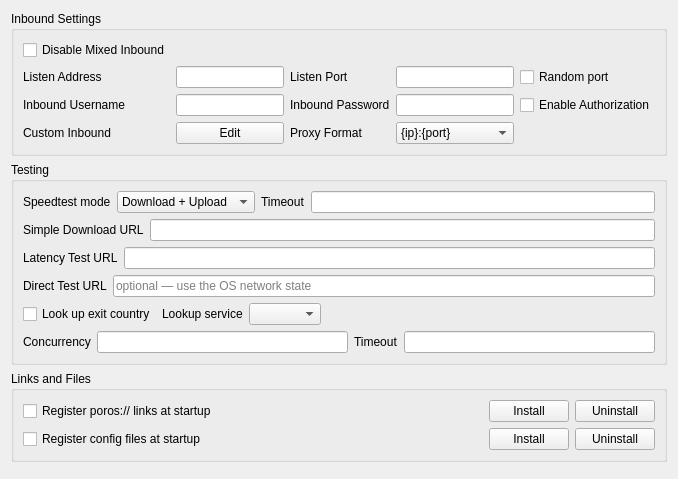
     <widget class="QWidget" name="tab_1">
      <attribute name="title">
       <string>Common</string>
      </attribute>
      <layout class="QVBoxLayout" name="verticalLayout_2">
       <item>
        <widget class="QGroupBox" name="groupBox_5">
         <property name="sizePolicy">
          <sizepolicy hsizetype="Preferred" vsizetype="Preferred">
           <horstretch>0</horstretch>
           <verstretch>0</verstretch>
          </sizepolicy>
         </property>
         <property name="title">
          <string>Inbound Settings</string>
         </property>
         <layout class="QGridLayout" name="gridLayout_9">
          <item row="2" column="5">
           <widget class="QCheckBox" name="inbound_auth">
            <property name="text">
             <string>Enable Authorization</string>
            </property>
           </widget>
          </item>
          <item row="1" column="4">
           <widget class="QLineEdit" name="inbound_socks_port">
            <property name="sizePolicy">
             <sizepolicy hsizetype="Preferred" vsizetype="Fixed">
              <horstretch>0</horstretch>
              <verstretch>0</verstretch>
             </sizepolicy>
            </property>
           </widget>
          </item>
          <item row="4" column="1">
           <widget class="QLabel" name="label_11">
            <property name="text">
             <string>Custom Inbound</string>
            </property>
           </widget>
          </item>
          <item row="4" column="2">
           <widget class="QPushButton" name="custom_inbound_edit">
            <property name="text">
             <string>Edit</string>
            </property>
           </widget>
          </item>
          <item row="2" column="1">
           <widget class="QLabel" name="inbound_user_l">
            <property name="text">
             <string>Inbound Username</string>
            </property>
           </widget>
          </item>
          <item row="0" column="1">
           <widget class="QCheckBox" name="disable_mixed_inbound">
            <property name="text">
             <string>Disable Mixed Inbound</string>
            </property>
           </widget>
          </item>
          <item row="2" column="4">
           <widget class="QLineEdit" name="inbound_pass"/>
          </item>
          <item row="2" column="2">
           <widget class="QLineEdit" name="inbound_user"/>
          </item>
          <item row="1" column="5">
           <widget class="QCheckBox" name="random_listen_port">
            <property name="toolTip">
             <string>&lt;html&gt;&lt;head/&gt;&lt;body&gt;&lt;p&gt;Selects a random available port on every run&lt;/p&gt;&lt;/body&gt;&lt;/html&gt;</string>
            </property>
            <property name="text">
             <string>Random port</string>
            </property>
           </widget>
          </item>
          <item row="1" column="3">
           <widget class="QLabel" name="inbound_socks_port_l">
            <property name="toolTip">
             <string>&lt;html&gt;&lt;head/&gt;&lt;body&gt;&lt;p&gt;Socks
                                                                + HTTP Proxy&lt;/p&gt;&lt;/body&gt;&lt;/html&gt;
                                                            </string>
            </property>
            <property name="text">
             <string>Listen Port</string>
            </property>
           </widget>
          </item>
          <item row="1" column="1">
           <widget class="QLabel" name="label">
            <property name="text">
             <string>Listen Address</string>
            </property>
           </widget>
          </item>
          <item row="2" column="3">
           <widget class="QLabel" name="inbound_pass_l">
            <property name="text">
             <string>Inbound Password</string>
            </property>
           </widget>
          </item>
          <item row="4" column="4">
           <widget class="QComboBox" name="proxy_scheme">
            <item>
             <property name="text">
              <string notr="true">{ip}:{port}</string>
             </property>
            </item>
            <item>
             <property name="text">
              <string notr="true">http://{ip}:{port}</string>
             </property>
            </item>
            <item>
             <property name="text">
              <string notr="true">socks={ip}:{port}</string>
             </property>
            </item>
           </widget>
          </item>
          <item row="4" column="3">
           <widget class="QLabel" name="proxy_scheme_l">
            <property name="text">
             <string>Proxy Format</string>
            </property>
           </widget>
          </item>
          <item row="1" column="2">
           <widget class="QLineEdit" name="inbound_address"/>
          </item>
         </layout>
        </widget>
       </item>
       <item>
        <widget class="QGroupBox" name="groupBox_testing">
         <property name="title">
          <string>Testing</string>
         </property>
         <layout class="QVBoxLayout" name="verticalLayout_8">
          <item>
           <layout class="QHBoxLayout" name="horizontalLayout_10">
            <item>
             <widget class="QLabel" name="label_12">
              <property name="text">
               <string>Speedtest mode</string>
              </property>
             </widget>
            </item>
            <item>
             <widget class="QComboBox" name="speedtest_mode">
              <item>
               <property name="text">
                <string>Download + Upload</string>
               </property>
              </item>
              <item>
               <property name="text">
                <string>Only Download</string>
               </property>
              </item>
              <item>
               <property name="text">
                <string>Only Upload</string>
               </property>
              </item>
              <item>
               <property name="text">
                <string>Simple Download</string>
               </property>
              </item>
              <item>
               <property name="text">
                <string>Only Country</string>
               </property>
              </item>
             </widget>
            </item>
            <item>
             <widget class="QLabel" name="label_19">
              <property name="toolTip">
               <string>&lt;html&gt;&lt;head/&gt;&lt;body&gt;&lt;p&gt;timeout in milliseconds&lt;br/&gt;applies to all tests individually&lt;/p&gt;&lt;/body&gt;&lt;/html&gt;</string>
              </property>
              <property name="text">
               <string>Timeout</string>
              </property>
             </widget>
            </item>
            <item>
             <widget class="QLineEdit" name="test_timeout"/>
            </item>
           </layout>
          </item>
          <item>
           <layout class="QHBoxLayout" name="horizontalLayout_9">
            <item>
             <widget class="QLabel" name="label_16">
              <property name="text">
               <string>Simple Download URL</string>
              </property>
             </widget>
            </item>
            <item>
             <widget class="QLineEdit" name="simple_down_url"/>
            </item>
           </layout>
          </item>
          <item>
           <layout class="QHBoxLayout" name="horizontalLayout_6">
            <item>
             <widget class="QLabel" name="label_13">
              <property name="text">
               <string>Latency Test URL</string>
              </property>
             </widget>
            </item>
            <item>
             <widget class="QLineEdit" name="test_latency_url"/>
            </item>
           </layout>
          </item>
          <item>
           <layout class="QHBoxLayout" name="horizontalLayout_direct_test">
            <item>
             <widget class="QLabel" name="label_direct_test_url">
              <property name="toolTip">
               <string>&lt;html&gt;&lt;head/&gt;&lt;body&gt;&lt;p&gt;Fetched &lt;span style=&quot; font-weight:600;&quot;&gt;without&lt;/span&gt; any proxy, so features that must tell a dead internet connection apart from dead servers — such as the auto selector — can check the connection itself, and notice the moment it comes back.&lt;/p&gt;&lt;p&gt;Only put a URL here that is reachable &lt;span style=&quot; font-weight:600;&quot;&gt;directly&lt;/span&gt; on your network. Leave it empty to rely on the operating system's network state instead.&lt;/p&gt;&lt;/body&gt;&lt;/html&gt;</string>
              </property>
              <property name="text">
               <string>Direct Test URL</string>
              </property>
             </widget>
            </item>
            <item>
             <widget class="QLineEdit" name="direct_test_url">
              <property name="placeholderText">
               <string>optional — use the OS network state</string>
              </property>
             </widget>
            </item>
           </layout>
          </item>
          <item>
           <layout class="QHBoxLayout" name="horizontalLayout_exit_lookup">
            <item>
             <widget class="QCheckBox" name="exit_country_lookup">
              <property name="toolTip">
               <string>&lt;html&gt;&lt;head/&gt;&lt;body&gt;&lt;p&gt;After connecting, Poros asks an IP lookup service — through the proxy — which IP and country the connection exits from.&lt;/p&gt;&lt;p&gt;Turn this off to never contact such a service automatically.&lt;/p&gt;&lt;/body&gt;&lt;/html&gt;</string>
              </property>
              <property name="text">
               <string>Look up exit country</string>
              </property>
             </widget>
            </item>
            <item>
             <widget class="QLabel" name="label_exit_lookup_provider">
              <property name="text">
               <string>Lookup service</string>
              </property>
              <property name="buddy">
               <cstring>exit_lookup_provider</cstring>
              </property>
             </widget>
            </item>
            <item>
             <widget class="QComboBox" name="exit_lookup_provider"/>
            </item>
            <item>
             <spacer name="horizontalSpacer_exit_lookup">
              <property name="orientation">
               <enum>Qt::Orientation::Horizontal</enum>
              </property>
              <property name="sizeHint" stdset="0">
               <size>
                <width>40</width>
                <height>20</height>
               </size>
              </property>
             </spacer>
            </item>
           </layout>
          </item>
          <item>
           <layout class="QHBoxLayout" name="horizontalLayout_11">
            <item>
             <widget class="QLabel" name="label_14">
              <property name="text">
               <string>Concurrency</string>
              </property>
             </widget>
            </item>
            <item>
             <widget class="QLineEdit" name="test_concurrent"/>
            </item>
            <item>
             <widget class="QLabel" name="label_22">
              <property name="toolTip">
               <string>&lt;html&gt;&lt;head/&gt;&lt;body&gt;&lt;p&gt;Timeout for URLtest in ms&lt;br/&gt;Note that muxed connections take a much longer time for their initial request, and setting this value too low will cause the test to falsely report that the config is not working&lt;/p&gt;&lt;/body&gt;&lt;/html&gt;</string>
              </property>
              <property name="text">
               <string>Timeout</string>
              </property>
             </widget>
            </item>
            <item>
             <widget class="QLineEdit" name="url_timeout"/>
            </item>
           </layout>
          </item>
         </layout>
        </widget>
       </item>
       <item>
        <widget class="QGroupBox" name="url_scheme_box">
         <property name="title">
          <string>Links and Files</string>
         </property>
         <layout class="QGridLayout" name="gridLayout_url_scheme">
          <item row="0" column="0">
           <widget class="QCheckBox" name="url_scheme_auto_register">
            <property name="toolTip">
             <string>&lt;html&gt;&lt;head/&gt;&lt;body&gt;&lt;p&gt;Registers Poros as the handler for poros:// links, re-applying the registration whenever the install is moved.&lt;/p&gt;&lt;p&gt;Turning this off does not undo an existing registration: use Uninstall for that.&lt;/p&gt;&lt;/body&gt;&lt;/html&gt;</string>
            </property>
            <property name="text">
             <string>Register poros:// links at startup</string>
            </property>
           </widget>
          </item>
          <item row="0" column="1">
           <spacer name="horizontalSpacer_url_scheme">
            <property name="orientation">
             <enum>Qt::Orientation::Horizontal</enum>
            </property>
            <property name="sizeHint" stdset="0">
             <size>
              <width>40</width>
              <height>20</height>
             </size>
            </property>
           </spacer>
          </item>
          <item row="0" column="2">
           <widget class="QLabel" name="url_scheme_status">
            <property name="text">
             <string notr="true"/>
            </property>
           </widget>
          </item>
          <item row="0" column="3">
           <widget class="QPushButton" name="url_scheme_install">
            <property name="toolTip">
             <string>&lt;html&gt;&lt;head/&gt;&lt;body&gt;&lt;p&gt;Registers the handler now, without waiting for the next start.&lt;/p&gt;&lt;/body&gt;&lt;/html&gt;</string>
            </property>
            <property name="text">
             <string>Install</string>
            </property>
           </widget>
          </item>
          <item row="0" column="4">
           <widget class="QPushButton" name="url_scheme_uninstall">
            <property name="toolTip">
             <string>&lt;html&gt;&lt;head/&gt;&lt;body&gt;&lt;p&gt;Removes the poros:// handler Poros wrote. Entries owned by other applications are left alone.&lt;/p&gt;&lt;/body&gt;&lt;/html&gt;</string>
            </property>
            <property name="text">
             <string>Uninstall</string>
            </property>
           </widget>
          </item>
          <item row="1" column="0">
           <widget class="QCheckBox" name="file_assoc_auto_register">
            <property name="toolTip">
             <string>&lt;html&gt;&lt;head/&gt;&lt;body&gt;&lt;p&gt;Adds Poros to the &quot;Open with&quot; list for config files such as JSON and YAML, re-applying the registration whenever the install is moved.&lt;/p&gt;&lt;p&gt;Turning this off does not undo an existing registration: use Uninstall for that.&lt;/p&gt;&lt;/body&gt;&lt;/html&gt;</string>
            </property>
            <property name="text">
             <string>Register config files at startup</string>
            </property>
           </widget>
          </item>
          <item row="1" column="2">
           <widget class="QLabel" name="file_assoc_status">
            <property name="text">
             <string notr="true"/>
            </property>
           </widget>
          </item>
          <item row="1" column="3">
           <widget class="QPushButton" name="file_assoc_install">
            <property name="toolTip">
             <string>&lt;html&gt;&lt;head/&gt;&lt;body&gt;&lt;p&gt;Registers the associations now, without waiting for the next start.&lt;/p&gt;&lt;/body&gt;&lt;/html&gt;</string>
            </property>
            <property name="text">
             <string>Install</string>
            </property>
           </widget>
          </item>
          <item row="1" column="4">
           <widget class="QPushButton" name="file_assoc_uninstall">
            <property name="toolTip">
             <string>&lt;html&gt;&lt;head/&gt;&lt;body&gt;&lt;p&gt;Removes every config file association Poros wrote, including those added by older versions. Associations owned by other applications are left alone.&lt;/p&gt;&lt;/body&gt;&lt;/html&gt;</string>
            </property>
            <property name="text">
             <string>Uninstall</string>
            </property>
           </widget>
          </item>
         </layout>
        </widget>
       </item>
       <item>
        <widget class="QWidget" name="horizontalWidget_1" native="true">
         <property name="sizePolicy">
          <sizepolicy hsizetype="Preferred" vsizetype="Maximum">
           <horstretch>0</horstretch>
           <verstretch>0</verstretch>
          </sizepolicy>
         </property>
         <layout class="QHBoxLayout" name="horizontalLayout_2">
          <property name="leftMargin">
           <number>0</number>
          </property>
          <property name="topMargin">
           <number>0</number>
          </property>
          <property name="rightMargin">
           <number>0</number>
          </property>
          <property name="bottomMargin">
           <number>0</number>
          </property>
         </layout>
        </widget>
       </item>
      </layout>
     </widget>
